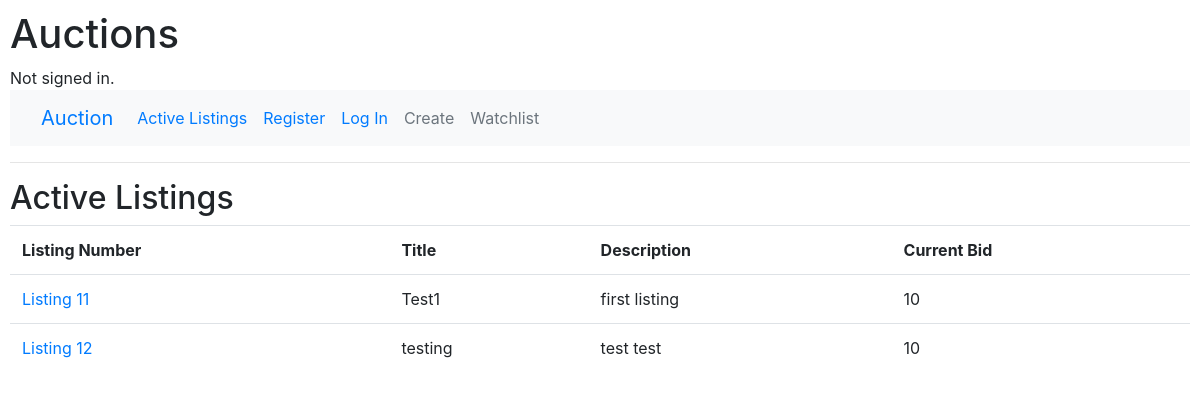
The app's page /, older data.
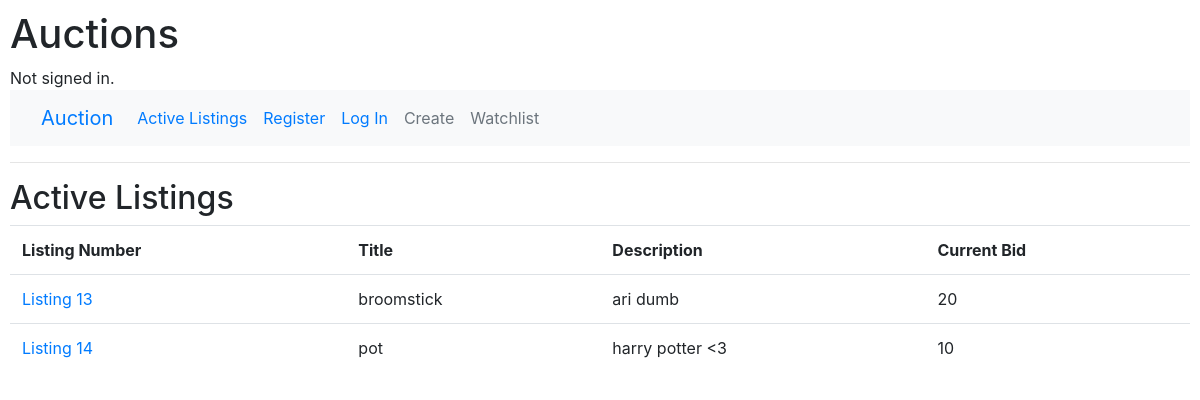
The same page, newer data.
### auctions/models.py (models this page shows)
class Listing(models.Model):
    title = models.CharField(max_length=64)
    description = models.CharField(max_length=256)
    starting_bid = models.IntegerField()

### auctions/views.py (the view)
# urls.py: path("", views.index, name="index"),
def index(request):
    return render(request, "auctions/index.html", {
        "listings": Listing.objects.all()
    })

### auctions/templates/auctions/index.html
{% extends "auctions/layout.html" %}
{% block body %}
    <h2>Active Listings</h2>
    <table class="table">
        <tr>
            <th>Listing Number</th>
            <th>Title</th>
            <th>Description</th>
            <th>Current Bid</th>
        </tr>
        {% for listing in listings %}
            <tr>
                <td><a href="{% url 'listing' listing.id %}">Listing {{ listing.id }}</a></td>
                <td>{{ listing.title }}</td>
                <td>{{ listing.description }}</td>
                <td>{{ listing.starting_bid }}</td>
            </tr>
        {% endfor %}
    </table>
{% endblock %}

### auctions/templates/auctions/layout.html (shortened to what this page needs)
{% load static %}
<!DOCTYPE html>
<html lang="en">
    <head>
        <link rel="stylesheet" href="https://stackpath.bootstrapcdn.com/bootstrap/4.4.1/css/bootstrap.min.css">
        <link href="{% static 'auctions/styles.css' %}" rel="stylesheet">
    </head>
    <body>
        <h1>Auctions</h1>
        <div>
            {% if user.is_authenticated %}
                Signed in as <strong>{{ user.username }}</strong>.
            {% else %}
                Not signed in.
            {% endif %}
        </div>
        <nav class="navbar navbar-expand-lg bg-light">
            <div class="container-fluid">
              <a class="navbar-brand" href="/">Auction</a>
              <div class="collapse navbar-collapse" id="navbarNavAltMarkup">
                <div class="navbar-nav">
                  <a class="nav-link active" aria-current="page" href="{% url 'index' %}">Active Listings</a>
                  {% if user.is_authenticated %}
                    <a class="nav-link" href="{% url 'create' %}">Create</a>
                    <a class="nav-link" href="{% url 'watchlist' %}">Watchlist</a>
                    <a class="nav-link" href="{% url 'logout' %}">Log Out</a>
                    <a class="nav-link disabled">Register</a>
                  {% else %}
                    <a class="nav-link" href="{% url 'register' %}">Register</a>
                    <a class="nav-link" href="{% url 'login' %}">Log In</a>
                    <a class="nav-link disabled" href="{% url 'create' %}">Create</a>
                    <a class="nav-link disabled" href="{% url 'watchlist' %}">Watchlist</a>
                  {% endif %}
                </div>
              </div>
            </div>
        </nav>
        <hr>
        {% block body %}
        {% endblock %}
    </body>
</html>

### auctions/static/auctions/styles.css (style rules this page uses)
body { padding: 10px; }

Row changes from the older to the newer data that the page shows:
removed Listing: id "11", title "Test1", description "first listing", starting_bid "10"
removed Listing: id "12", title "testing", description "test test", starting_bid "10"
added Listing: id "13", title "broomstick", description "ari dumb", starting_bid "20"
added Listing: id "14", title "pot", description "harry potter <3", starting_bid "10"
